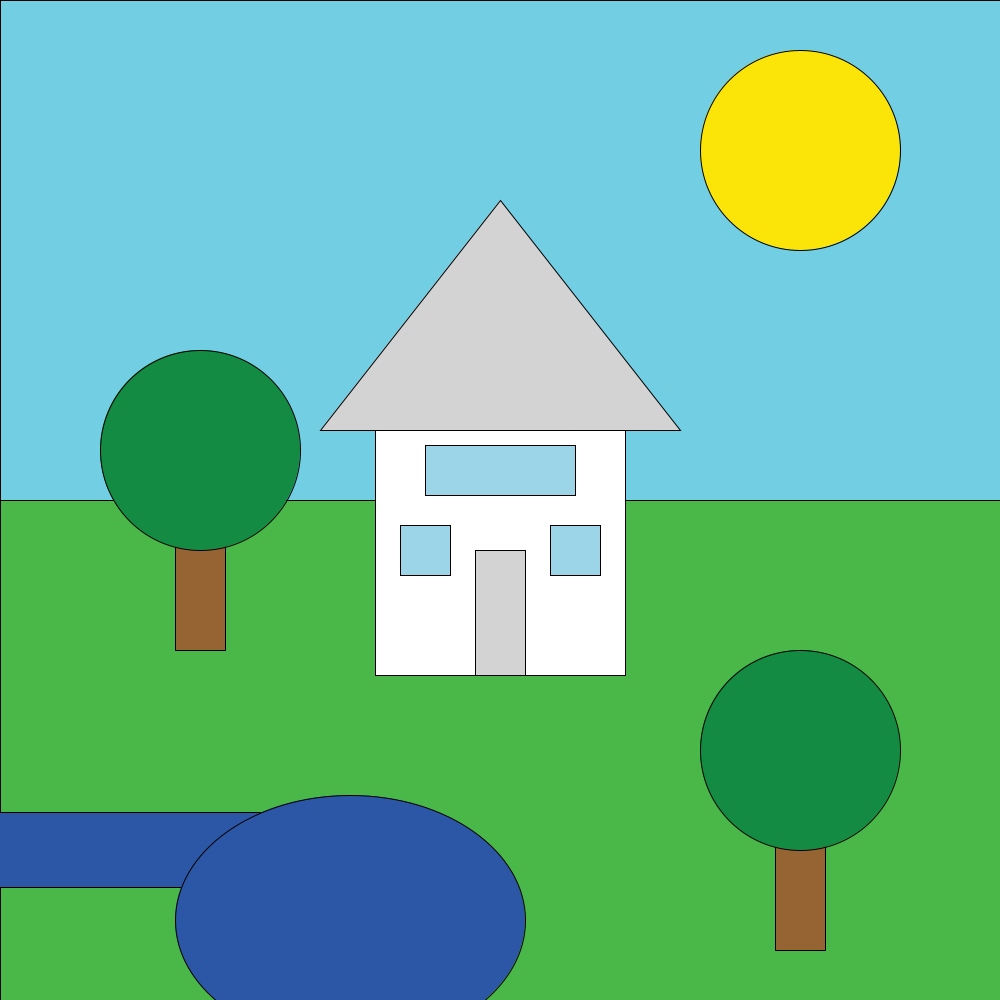
Frame 1 (no input)
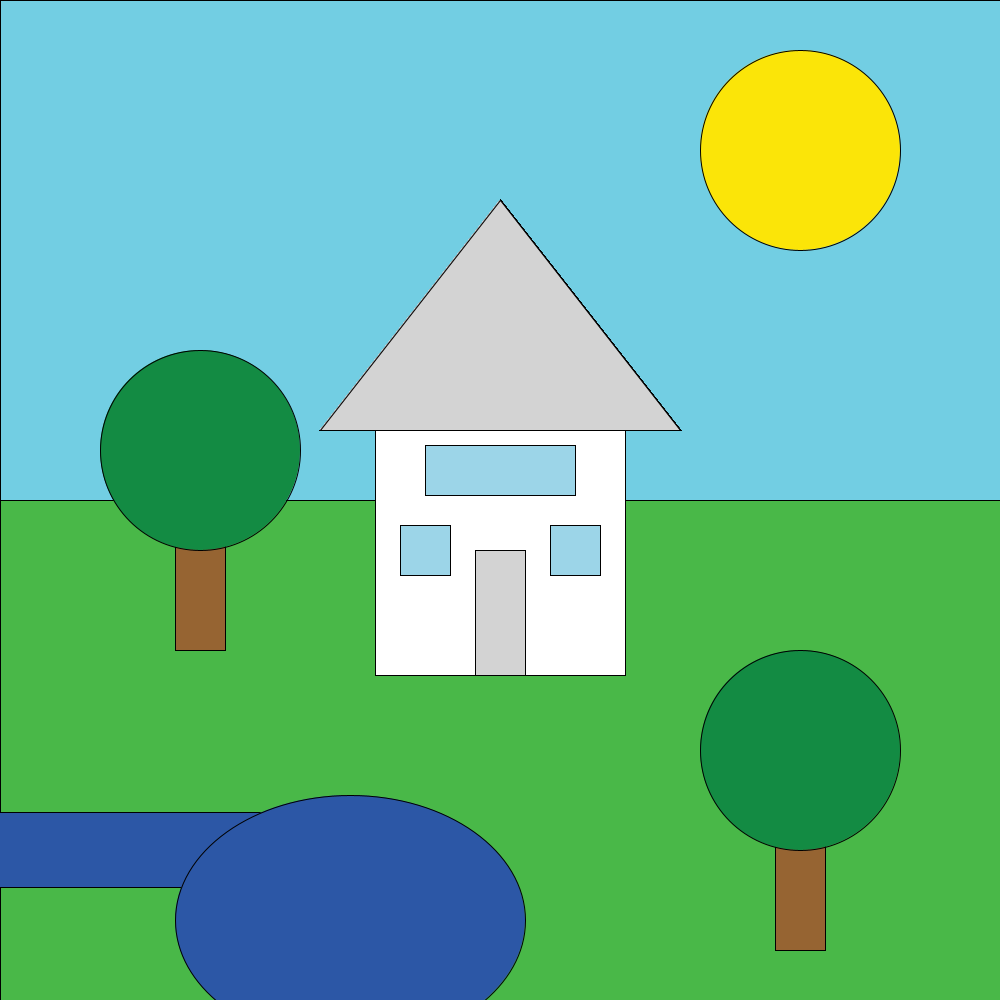
Frame 60 (the mouse pressed at the canvas centre just before this capture)
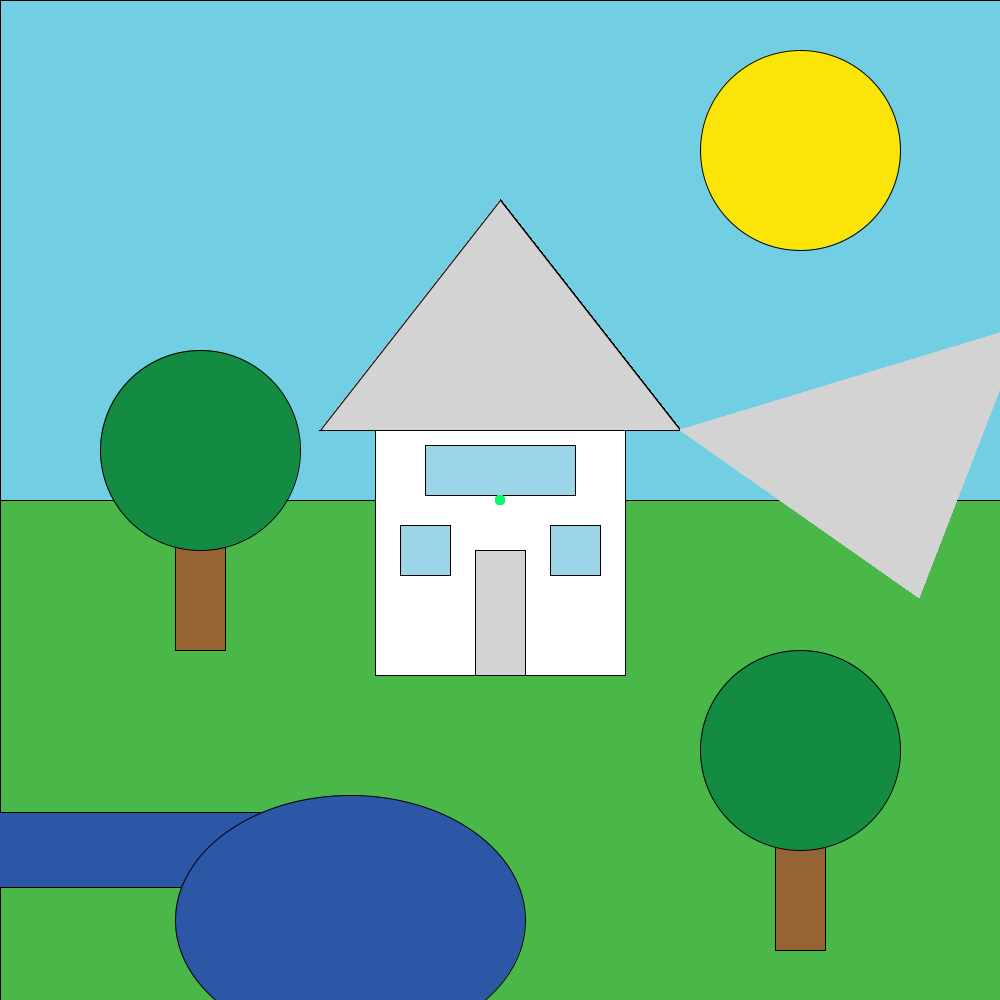
Frame 120 (the mouse held since frame 60 and released just before this capture)

The Processing sketch that drew these frames (run headless with seeded random() and noise(); from frame 60 on, the mouse is pressed at the canvas centre):

// Processing sketch: hw_2
// ── hw_2.pde
int bgColor = 255;
int bgColor2 =100; 

int x = 680;
int y= 430;

int brushSize;

void setup(){
  //first parameter= wdth, second= height
  size(1000, 1000);
  //background(bgColor);
  //background(bgColor2);
  brushSize = 10;
 
  //ellipse(x position, y position, width, height)
  //fill(0,100,100);
  //ellipse(100,100,50,50);
 
  //sky;
  fill(114,206,227);
  rectMode(CENTER);
  rect (1000,500,2000,1000);
  
  //ground;
  fill(73,184,72);
  rectMode(CENTER);
  rect (500,1000,1000,1000);
  
  //fill(100,0,0);
  //rect(100,100,100,50);
  //house bottom;
  rectMode(CENTER);
  fill(255,255,255);                                               
  rect(500,550,250,250);
  
  //sun;
  rectMode(CENTER);
  fill(251,229,8);
  ellipse(800,150,200,200);
  
  //door;
  rectMode(CENTER);
  fill(211,211,211);
  rect(500,613,50,125);
  
  //window L;
  rectMode(CENTER);
  fill(156,213,232);
  rect(425,550,50,50);
  
  //window R;
  rectMode(CENTER);
  fill(156,213,232);
  rect(575,550,50,50);
  
  //window M;
  rectMode(CENTER);
  fill(156,213,232);
  rect(500,470,150,50);
  
  //window roof;
  rectMode(CENTER);
  fill(156,213,232);
  ellipse(500,375,75,75);
  
  //tree 1
  fill(150,100,50);                                               
  rect(200,550,50,200);
  fill(19,139,67);
  ellipse(200,450,200,200);
  
  //tree 2
  fill(150,100,50);                                               
  rect(800,850,50,200);
  fill(19,139,67);
  ellipse(800,750,200,200);
  
  //river
  fill(44,87,166);
  rect(0,850,600,75);
  
  //lake
  fill(44,87,166);
  ellipse(350,920,350,250);
}

void draw(){

  if(mousePressed){
    fill(0, 255, 100); 
    noStroke(); 
    ellipse(mouseX, mouseY, brushSize, brushSize); 
  }

  //triangle(x1, y1, x2, y2, x3, y3);
  //roof;
  fill(211,211,211);
  pushMatrix();
  translate(x,y);
  //pushMatrix();
  rotate(degrees(mouseX));
  triangle(0, 0, -360,0, -180,-230);
  popMatrix();
}

void keyPressed(){
  if(key == CODED){
    if(keyCode == UP && brushSize <= 500){
      brushSize += 10; 
    }else if(keyCode == DOWN && brushSize >10){
      brushSize -= 10; 
    }
  }
}
